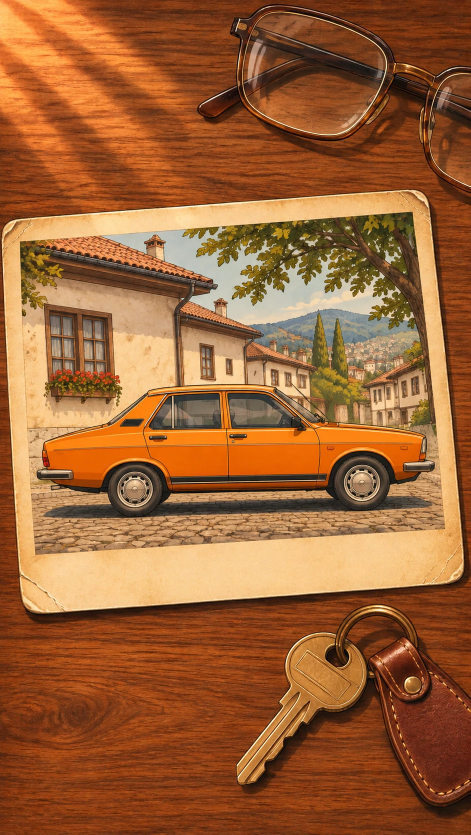
#> input picture toros/assets/gpt/03b_turuncu_r12_foto.png, 941 x 1670 px (shown at 1/2 size)
$ python -i toonify.py   (imports and definitions only)
#> lines starting #> are read from the running program, lines starting #| are printed output that depends on the picture; after the words box and inside, x2 and y2 are one past the last pixel; in counts of white or black regions, pixels touching at a corner belong together
"""Photo -> flat illustrated look (to sit with the cartoon cars): edge-preserving smoothing,
colour quantisation, soft ink lines, warm print tone. Output 1080x1920."""
import cv2, numpy as np, sys
def toon(src, dst, k=28, ink=0.55, size=(1080, 1920)):
#> called with src = '../assets/gpt/03b_turuncu_r12_foto.png', dst = 'out.png', k = 28, ink = 0.55, size = (1080, 1920)
    img = cv2.imread(src); img = cv2.resize(img, size, interpolation=cv2.INTER_LANCZOS4)
#> in toon, img is the input picture: shape (1670, 941, 3); mean B, G, R 54.4, 98.3, 156.6
    sm = img.copy()
    for _ in range(3): sm = cv2.bilateralFilter(sm, 9, 40, 9)
    sm = cv2.edgePreservingFilter(sm, flags=1, sigma_s=50, sigma_r=0.35)
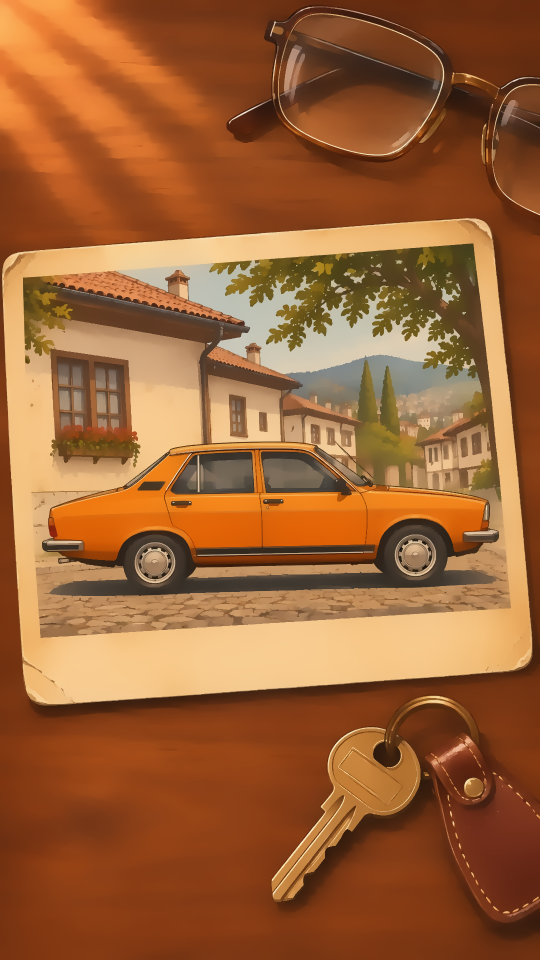
#> sm: shape (1920, 1080, 3) (shown at 1/2 size); mean B, G, R 54.1, 97.9, 156
    Z = sm.reshape(-1, 3).astype(np.float32)
    crit = (cv2.TERM_CRITERIA_EPS + cv2.TERM_CRITERIA_MAX_ITER, 12, 1.0)
    sample = Z[np.random.default_rng(0).choice(len(Z), 60000, replace=False)]
    _, _, centers = cv2.kmeans(sample, k, None, crit, 2, cv2.KMEANS_PP_CENTERS)
#> centers = 28 rows, first 8: [17.48, 40.41, 84.64], [122, 166.1, 208.6], [34.14, 69.08, 125.2], [51.61, 118.2, 205.5], [123.9, 188.9, 240], [40.14, 97.42, 181.8], [82.06, 121.6, 163.4], [27.46, 73.6, 154.6]
    d = ((Z[:, None, :] - centers[None]) ** 2).sum(-1); q = centers[d.argmin(1)].reshape(sm.shape)
    q = cv2.addWeighted(q.astype(np.float32), 0.75, sm.astype(np.float32), 0.25, 0)       # keep a little gradient
    g = cv2.cvtColor(cv2.medianBlur(img, 7), cv2.COLOR_BGR2GRAY)
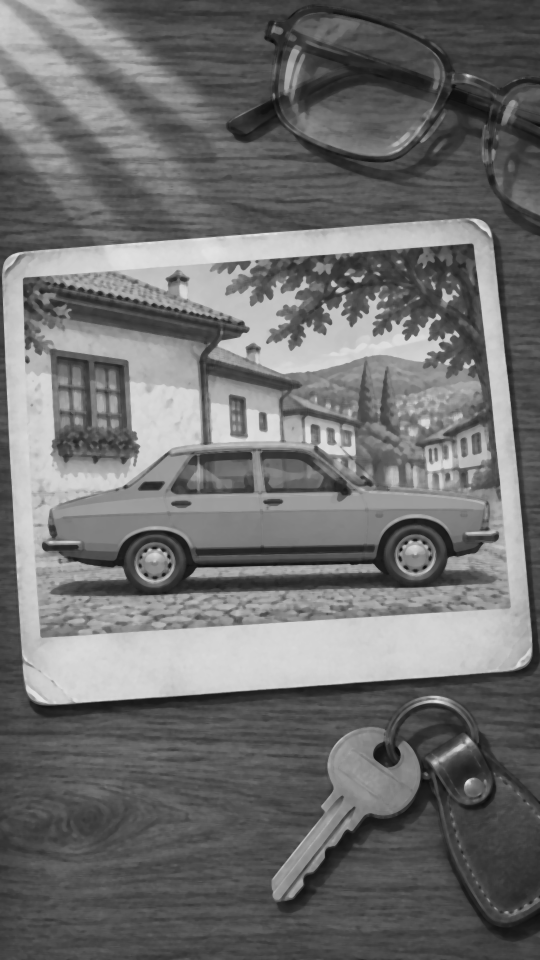
#> g: shape (1920, 1080) (shown at 1/2 size); min 10, max 231, mean 111
    edges = cv2.adaptiveThreshold(g, 255, cv2.ADAPTIVE_THRESH_MEAN_C, cv2.THRESH_BINARY, 11, 6)
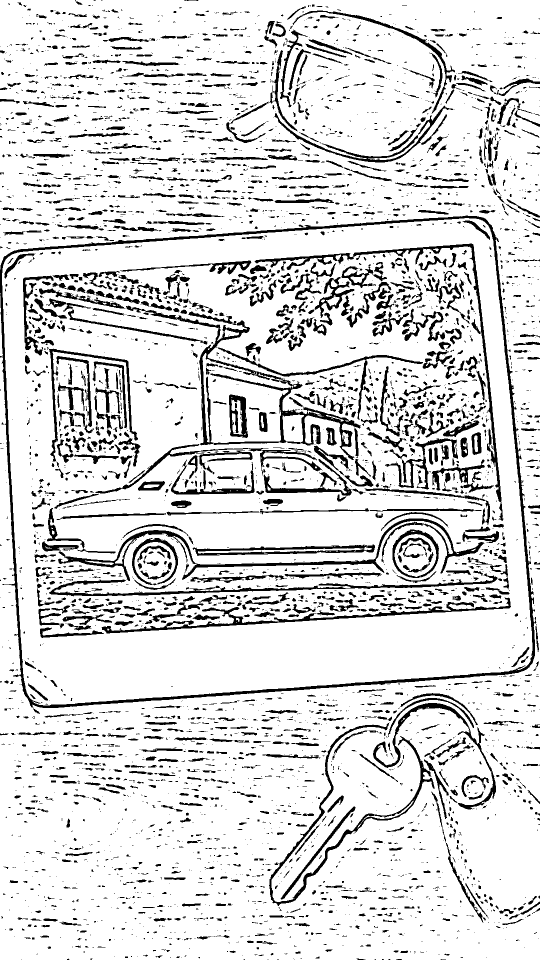
#> edges: shape (1920, 1080) (shown at 1/2 size); 86.1% white; 4676 black regions (3071 under 20 px), largest, box (x1, y1, x2, y2) and area: (0, 431, 1073, 1416) 20623, (252, 612, 722, 920) 11038, (116, 1037, 969, 1162) 8044
    edges = cv2.GaussianBlur(edges, (3, 3), 0).astype(np.float32) / 255
    out = q * (1 - ink * (1 - edges[..., None])) + np.array([36, 46, 58], np.float32) * (ink * (1 - edges[..., None]))
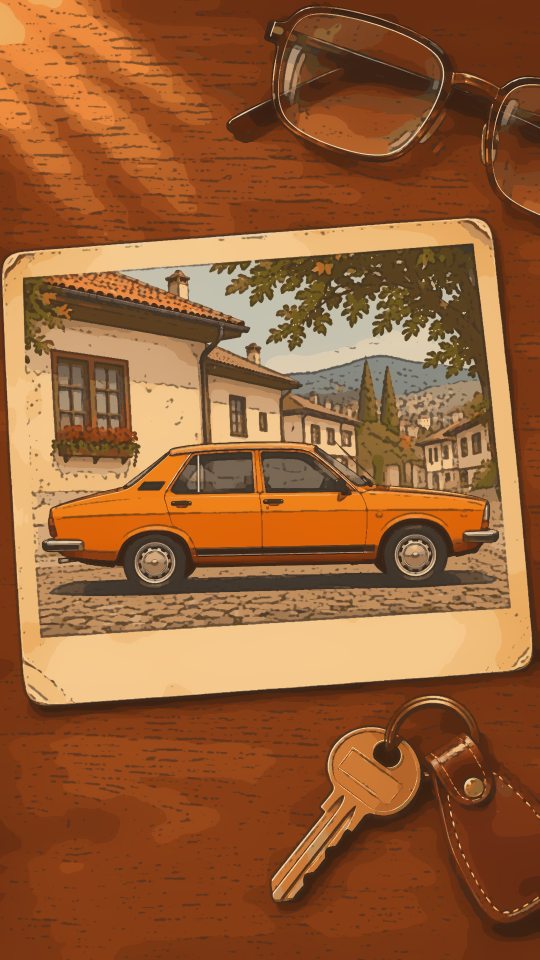
#> out: shape (1920, 1080, 3) float32 (shown at 1/2 size); mean B, G, R 53.7, 95.6, 150.3
    out = np.clip(out * np.array([0.96, 1.0, 1.04]) + 4, 0, 255)                          # warm print (BGR)
    cv2.imwrite(dst, out.astype(np.uint8))
# [2 lines not run here, left out]

>>> result = toon('../assets/gpt/03b_turuncu_r12_foto.png', 'out.png')

$ run again, on toros/assets/gpt/03_fabrika_ic.png
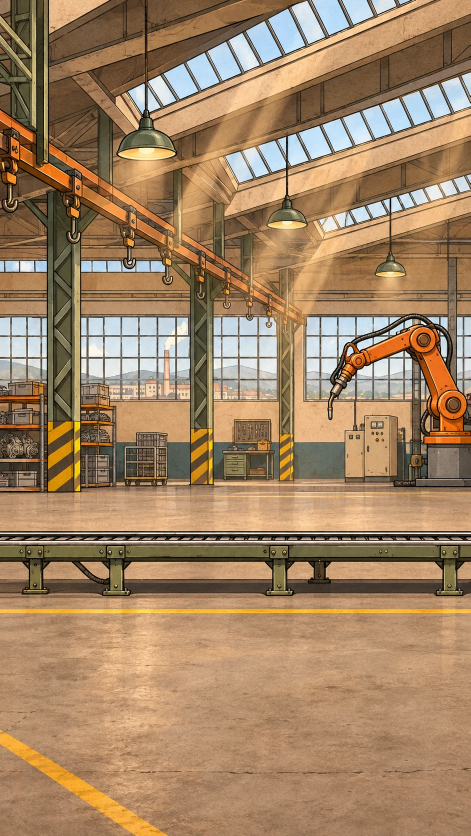
#> input picture toros/assets/gpt/03_fabrika_ic.png, 941 x 1672 px (shown at 1/2 size)
#> in toon, img is the input picture: shape (1672, 941, 3); mean B, G, R 100.6, 132.4, 162.3
#> img: shape (1920, 1080, 3)
#> centers = 28 rows, first 8: [62.93, 95.88, 118.3], [131.7, 177.9, 223.5], [94.22, 129, 167.7], [229.6, 231.2, 227.3], [17.12, 26.72, 35.1], [103.1, 139.6, 179], [88.41, 106.1, 115.7], [42.45, 59.92, 70.83]
#> in toon, `edges = cv2.adaptiveThreshold(g, 255, cv2.ADAPTIVE_THRESH_MEAN_C, cv2...`:
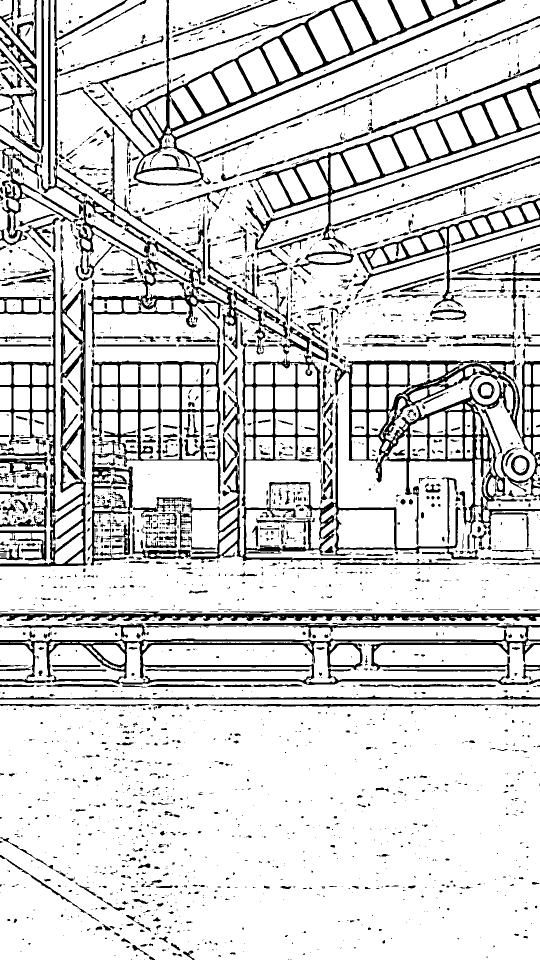
#> edges: shape (1920, 1080) (shown at 1/2 size); 83.9% white; 2924 black regions (2030 under 20 px), largest, box (x1, y1, x2, y2) and area: (117, 0, 1080, 372) 27213, (659, 719, 1080, 1098) 26216, (0, 1259, 1080, 1370) 20929
#> in toon, `out = q * (1 - ink * (1 - edges[..., None])) + np.array([36, 46, 58], ..`:
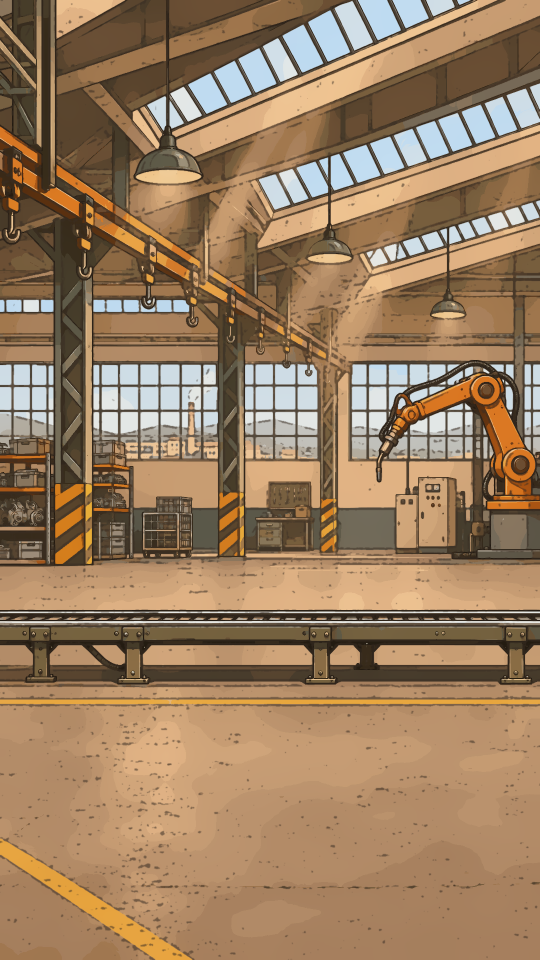
#> out: shape (1920, 1080, 3) float32 (shown at 1/2 size); mean B, G, R 97, 127.4, 156.1
